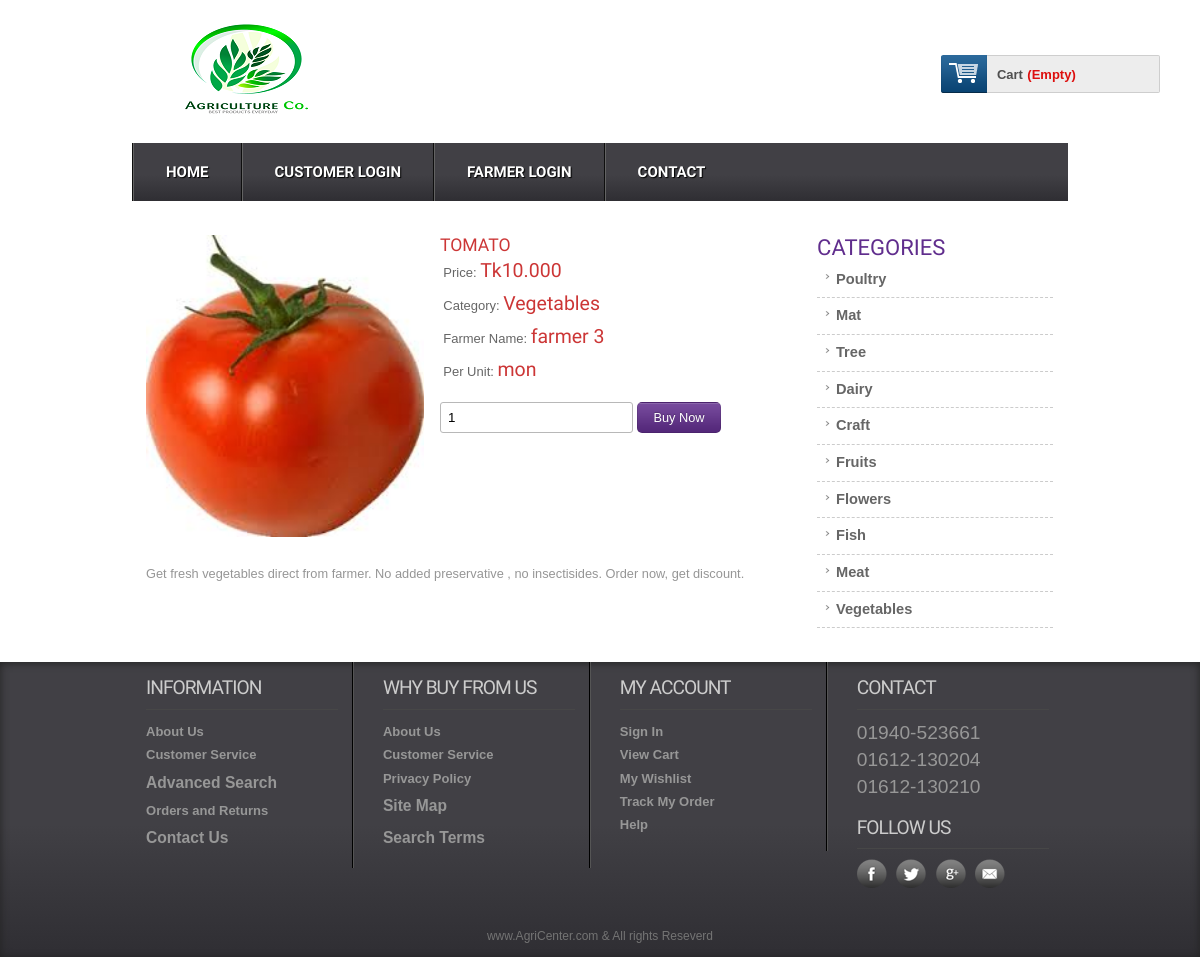
Page /aAgriCenter/details.php?proid=21 on the committed database.
### tables this page shows
CREATE TABLE IF NOT EXISTS `tbl_product` (
  `productId` int(11) NOT NULL AUTO_INCREMENT,
  `productName` varchar(255) NOT NULL,
  `catId` int(11) NOT NULL,
  `fid` int(11) NOT NULL,
  `body` text NOT NULL,
  `unit` varchar(255) NOT NULL,
  `price` float(10,3) NOT NULL,
  `image` varchar(255) NOT NULL,
  PRIMARY KEY (`productId`)
);

CREATE TABLE IF NOT EXISTS `tbl_catagory` (
  `catId` int(11) NOT NULL AUTO_INCREMENT,
  `catName` varchar(255) NOT NULL,
  PRIMARY KEY (`catId`)
);

CREATE TABLE IF NOT EXISTS `tbl_farmer` (
  `fid` int(11) NOT NULL AUTO_INCREMENT,
  `name` varchar(255) NOT NULL,
  `address` varchar(11) NOT NULL,
  `phone` varchar(255) NOT NULL,
  `password` varchar(255) NOT NULL,
  PRIMARY KEY (`fid`)
);

### aAgriCenter/classes/Product.php (called while the page is built, shortened)
<?php
	$filepath = realpath(dirname(__FILE__));
	include_once ($filepath.'/../lib/Database.php');
?>
<?php
	class Product
	{
		private $db;
		public function __construct()
		{
			$this->db = new Database();
		}
		public function getSingleProduct($id)
		{
			$query = "SELECT p.*, c.catName, f.name
					  FROM tbl_product as p, tbl_catagory as c, tbl_farmer as f
					  WHERE p.catId = c.catId AND p.productId = '$id' AND p.fid = f.fid";
			$result= $this->db->select($query);
			return $result;
		}
	}
?>

### aAgriCenter/lib/Database.php (called while the page is built, shortened)
<?php
  Class Database{
     public $host   = DB_HOST;
     public $user   = DB_USER;
     public $pass   = DB_PASS;
     public $dbname = DB_NAME;
     public $link;
  private function connectDB(){
     $this->link = new mysqli($this->host, $this->user, $this->pass, $this->dbname);
   }
  public function select($query){
      $result = $this->link->query($query) or die($this->link->error.__LINE__);
      if($result->num_rows > 0){
        return $result;
      } else {
        return false;
      }
   }
}

### aAgriCenter/classes/Catagory.php (called while the page is built, shortened)
<?php
	$filepath = realpath(dirname(__FILE__));
	include_once ($filepath.'/../lib/Database.php');
?>
<?php
	class Catagory
	{
		private $db;
		public function __construct()
		{
			$this->db = new Database();
		}
	    public function getAllCat()
	    {
	    	$query  = "SELECT * FROM tbl_catagory ORDER BY catId DESC";
	    	$result =$this->db->select($query);
	    	return $result;
	    }
	}
 ?>

### aAgriCenter/details.php (the view, shortened to what this page needs)
<?php include 'inc/header.php';?>
<?php
     if (!isset($_GET['proid']) || $_GET['proid'] == NULL ) {
        echo "<script>window.location = '404.php'</script>";
     } else{
        $id = preg_replace('/[^-a-zA-Z0-9_]/','', $_GET['proid']);
     }
?>
 <div class="main">
    <div class="content">
    	<div class="section group">
			<div class="cont-desc span_1_of_2">
				<?php
					$getPd = $pd->getSingleProduct($id);
					if ($getPd) {
						while($result = $getPd->fetch_assoc()) {
				 ?>
				<div class="grid images_3_of_2">
					<img src="admin/<?php echo $result['image']; ?>" alt="" />
				</div>
				<div class="desc span_3_of_2">
					<h2><?php echo $result['productName']; ?></h2>
					<div class="price">
						<p>Price: <span>Tk<?php echo $result['price']; ?></span></p>
						<p>Category: <span><?php echo $result['catName']; ?></span></p>
						<p>Farmer Name: <span><?php echo $result['name']; ?></span></p>
						<p>Per Unit: <span><?php echo $result['unit']; ?></span></p>
					</div>
					<div class="add-cart">
						<form action="" method="post">
							<input type="number" class="buyfield" name="quantity" value="1"/>
							<input type="submit" class="buysubmit" name="submit" value="Buy Now"/>
						</form>
					</div>
				</div>
				<div class="product-desc">
					<?php echo $result['body']; ?>
			    </div>
					<?php } } ?>
			</div>
			<div class="rightsidebar span_3_of_1">
				<h2>CATEGORIES</h2>
				<ul>
					<?php
						$getCat = $cat->getAllCat();
						if ($getCat) {
							while ($result = $getCat->fetch_assoc()) {
					 ?>
			      <li><a href="productbycat.php?catId=<?php echo $result['catId']; ?>"><?php echo $result['catName']; ?></a></li>
			      		<?php } } ?>
				</ul>
			</div>
 		</div>
 	</div>
</div>
   <?php include 'inc/footer.php';?>

### aAgriCenter/css/style.css (style rules this page uses)
html,body,div,span,applet,object,iframe,h1,h2,h3,h4,h5,h6,p,blockquote,pre,a,abbr,acronym,address,big,cite,code,del,dfn,em,img,ins,kbd,q,s,samp,small,strike,strong,sub,sup,tt,var,b,u,i,dl,dt,dd,ol,nav ul,nav li,fieldset,form,label,legend,table,caption,tbody,tfoot,thead,tr,th,td,article,aside,canvas,details,embed,figure,figcaption,footer,header,hgroup,menu,nav,output,ruby,section,summary,time,mark,audio,video { margin:0;padding:0;border:0;font-size:100%;font:inherit;vertical-align:baseline; }
ol,ul { list-style:none;margin:0;padding:0; }
a { text-decoration:none; }
img { max-width:100%; }
body { font-family:Arial, Helvetica, sans-serif; background:url(../images/body_bg3.jpg); }
input[type="number"] { border: 1px solid #b8b8b8; border-radius: 3px; padding: 7px; }
.buysubmit { background: #602d8d url("../images/large-button-overlay.png") repeat scroll 0 0; border: 1px solid rgba(0, 0, 0, 0.1); border-radius: 5px; color: #fff; font-family: Arial,"Helvetica Neue","Helvetica",Tahoma,Verdana,sans-serif; font-size: 0.8em; padding: 7px 15px; text-shadow: 0 -1px 1px rgba(0, 0, 0, 0.25); cursor:pointer; outline:none; }
.section { clear: both; padding: 0px; margin: 0px; }
.group:before, .group:after { content:""; display:table; }
.group:after { clear:both; }
.group { zoom:1; }
.content { padding:20px 0; background:#FFF; }
.content h2 { font-size:23px; color:#6C6C6C; font-family: 'Monda', sans-serif; }
.cont-desc { display: block; float:left; clear:both; }
.rightsidebar { display: block; float:left; margin: 0% 0 0% 1.6%; }
.cont-desc:first-child { margin-left: 0; }
.desc { display: block; float:left; margin: 0% 0 0% 2.6%; }
.span_1_of_2 { width: 67.1%; padding:1.5%; }
.images_3_of_2 { width: 44.2%; float:left; text-align:center; }
.span_3_of_2 { width: 53.2%; }
.span_3_of_1 { width: 25.2%; padding:1.5%; font-size: 18px; }
.span_3_of_1 h2 { font-family: 'Monda', sans-serif; font-size: 22px; color: #602D8D; }
.images_3_of_2 img { height: 302px; max-width: 100%; width: 100%; }
.span_3_of_2 h2 { font-family: 'Monda', sans-serif; font-size:1.1em; color: #CC3636; font-weight : normal; margin-top: 0px; text-transform:uppercase; }
.span_3_of_2 p { font-size:0.8125em; padding:0.3em 0; color:#969696; line-height: 1.6em; font-family : verdana, arial, helvetica, helve, sans-serif; }
.price p { font-size:0.8125em; padding:1.5% 1%; color: #666; vertical-align:top; }
.price p span { font-size:1.5em; font-family: 'Monda', sans-serif; color: #CC3636; }
.add-cart { padding-top:15px; }
.product-desc,.product-tags { clear:both; padding-top:20px; }
.product-desc p { font-size: 0.8em; padding: 0.3em 0; color: #969696; line-height: 1.6em; font-family: verdana, arial, helvetica, helve, sans-serif; }
.span_3_of_1 li a { font-size:0.8125em; padding:0.42em 8%; color: #666; display: block; line-height: 1.6em; font-family : Arial, Helvetica, sans-serif; border-bottom:1px dashed #CCC; background: url(../images/drop_arrow.png) no-repeat 5px 11px; }

### aAgriCenter/css/layout.css (style rules this page uses)
body { background: #fff none repeat scroll 0 0; color: #444; font-size: 14px; padding: 0; }
a { color: #000; font-weight:bold; text-decoration: none; }
h1, h2, h3, h4, h5, h6 { line-height:1.2em; margin-bottom:.3em; }
h2 { margin-top:1em; }
p { margin-bottom:1em; }
ul, ol { padding-top:0; }

### rows in the picture
tbl_product: image (picture), productName "TOMATO", price "10.000", catId.catName "Vegetables", fid.name "farmer 3", unit "mon", body "Get fresh vegetables direct from farmer. No added preservative , no insectisides. Order now, get discount."
tbl_catagory: catName "Poultry"
tbl_catagory: catName "Mat"
tbl_catagory: catName "Tree"
tbl_catagory: catName "Dairy"
tbl_catagory: catName "Craft"
tbl_catagory: catName "Fruits"
tbl_catagory: catName "Flowers"
tbl_catagory: catName "Fish"
tbl_catagory: catName "Meat"
tbl_catagory: catName "Vegetables"
